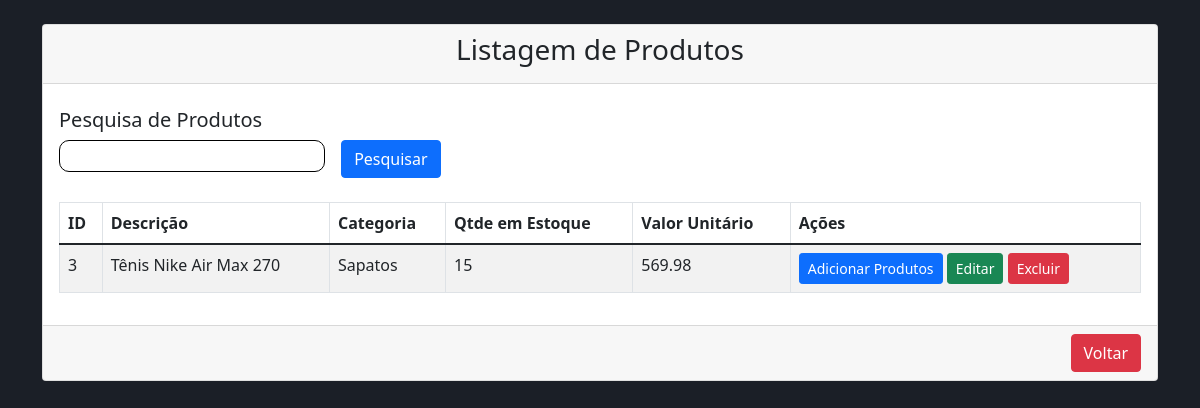
The app's page /view/produto/lstProdutos.php?busca=Tênis Nike Air Max 270 (signed in) with its own data.
### tables this page shows
CREATE TABLE `produto` (
  `id` int(11) NOT NULL,
  `descricao` varchar(100) DEFAULT NULL,
  `qtde_estoque` int(11) DEFAULT NULL,
  `valor_unitario` decimal(10,2) DEFAULT NULL,
  `idCategoria` int(11) DEFAULT NULL
);

CREATE TABLE `categoria` (
  `id` int(11) NOT NULL,
  `descricao` varchar(50) NOT NULL
);

### dao/ProdutoDao.php (called while the page is built, shortened)
<?php
include_once 'C:\xampp\htdocs\Sistema-VendasPHP\model\Produto.php';
class ProdutoDao {
    public function findByDescricao(string $descricao) {
        $sql = "SELECT * FROM produto WHERE descricao LIKE :descricao ORDER BY descricao;";
        $conn = Conexao::conectar();
        $query = $conn->prepare($sql);
        $query->bindValue(':descricao', '%' . $descricao . '%', \PDO::PARAM_STR);
        $query->execute();
        $linhas = $query->fetchAll(\PDO::FETCH_ASSOC);
        $produtos = [];
        foreach ($linhas as $linha) {
            $produto = new Produto();
            $produto->setId($linha['id']);
            $produto->setDescricao($linha['descricao']);
            $produto->setQtdeEstoque($linha['qtde_estoque']);
            $produto->setValorUnitario($linha['valor_unitario']);
            $produto->setIdCategoria($linha['idCategoria']);
            $produtos[] = $produto;
        }
        return $produtos;
    }
}
?>

### bll/ProdutoBll.php (called while the page is built, shortened)
<?php
include_once 'C:\xampp\htdocs\Sistema-VendasPHP\dao\ProdutoDao.php';
class ProdutoBll {
    public function findByDescricao(string $descricao) {
        $dao = new ProdutoDao();
        return $dao->findByDescricao($descricao);
    }
}
?>

### model/Produto.php (called while the page is built, shortened)
<?php
class Produto {
    private $id;
    private $descricao;
    private $qtdeEstoque;
    private $valorUnitario;
    public function getId() {
        return $this->id;
    }
    public function setId(int $id) {
        return $this->id = $id;
    }
    public function getDescricao() {
        return $this->descricao;
    }
    public function setDescricao(string $descricao) {
        return $this->descricao = $descricao;
    }
    public function setIdCategoria(int $idCategoria) {
        return $this->idCategoria = $idCategoria;
    }
    public function getQtdeEstoque() {
        return $this->qtdeEstoque;
    }
    public function setQtdeEstoque(int $qtdeEstoque) {
        return $this->qtdeEstoque = $qtdeEstoque;
    }
    public function getValorUnitario() {
        return $this->valorUnitario;
    }
    public function setValorUnitario(float $valorUnitario) {
        return $this->valorUnitario = $valorUnitario;
    }
}

### dao/CategoriaDao.php (called while the page is built, shortened)
<?php
include_once 'C:\xampp\htdocs\Sistema-VendasPHP\model\Categoria.php';
class CategoriaDao {
    public function findById(int $id) {
        $sql = "SELECT * FROM categoria WHERE id = :id;";
        $conn = Conexao::conectar();
        $query = $conn->prepare($sql);
        $query->bindValue(':id', $id, \PDO::PARAM_INT);
        $query->execute();
        $linha = $query->fetch(\PDO::FETCH_ASSOC);
        $categoria = new Categoria();
        $categoria->setId($linha['id']);
        $categoria->setDescricao($linha['descricao']);
        return $categoria;
    }
}
?>

### bll/CategoriaBll.php (called while the page is built, shortened)
<?php
include_once 'C:\xampp\htdocs\Sistema-VendasPHP\dao\CategoriaDao.php';
class CategoriaBll {
    public function findById(int $id) {
        $dao = new CategoriaDao();
        return $dao->findById($id);
    }
}
?>

### model/Categoria.php (called while the page is built, shortened)
<?php
class Categoria {
    private $descricao;
    public function getDescricao() {
        return $this->descricao;
    }
    public function setDescricao(string $descricao) {
        $this->descricao = $descricao;
    }
}
?>

### view/produto/lstProdutos.php (the view, shortened to what this page needs)
<?php
include_once '../../bll/ProdutoBll.php';
include_once '../../bll/CategoriaBll.php';
$bll = new ProdutoBll();
$categoriaBll = new CategoriaBll();
if (isset($_GET['busca'])) {
    $busca = $_GET['busca'];
} else {
    $busca = null;
}
if ($busca == null) {
    $lstProduto = $bll->findAll();
} else {
    $lstProduto = $bll->findByDescricao($busca);
}
?>
<!DOCTYPE html>
<html>
<head>
    <link href="https://cdn.jsdelivr.net/npm/bootstrap@5.1.3/dist/css/bootstrap.min.css" rel="stylesheet">
    <link rel="stylesheet" href="../../view/css/formatacao.css">
</head>
<body>
    <div class="container mt-4">
        <div class="row">
            <div class="col-md-12">
                <div class="card">
                    <div class="card-header">
                        <h3>Listagem de Produtos</h4>
                    </div>
                    <div class="card-search">
                        <form action="../produto/lstProdutos.php" method="GET" id="" class="">
                            <h5>Pesquisa de Produtos</h5>
                            <div class="teste">
                                <input type="text" class="input-pesquisa" id="txtBusca" name="busca">
                                <button type="submit" class="btn btn-primary float-end"><span>Pesquisar</span></button>
                            </div>
                        </form>
                    </div>
                    <div class="card-body">
                        <table class="table table-bordered table-striped">
                            <thead>
                                <tr>
                                    <th>ID</th>
                                    <th>Descrição</th>
                                    <th>Categoria</th>
                                    <th>Qtde em Estoque</th>
                                    <th>Valor Unitário</th>
                                    <th>Ações</th>
                                </tr>
                            </thead>
                            <tbody>
                                <?php foreach ($lstProduto as $produto) { ?>
                                    <tr>
                                        <td>
                                            <?php echo $produto->getId(); ?>
                                        </td>
                                        <td>
                                            <?php echo $produto->getDescricao(); ?>
                                        </td>
                                        <td>
                                            <?php $categoria = $categoriaBll->findById($produto->getIdCategoria());
                                            echo $categoria->getDescricao();
                                            ?>
                                        </td>
                                        <td>
                                            <?php echo $produto->getQtdeEstoque(); ?>
                                        </td>
                                        <td>
                                            <?php echo $produto->getValorUnitario(); ?>
                                        </td>
                                        <td>
                                            <a href="addProduto.php" class="btn btn-primary btn-sm">Adicionar
                                                Produtos</a>
                                            <a href="attProduto.php?id=<?= $produto->getId(); ?>"
                                                class="btn btn-success btn-sm">Editar</a>
                                            <a onclick="JavaScript:remover(<?php echo $produto->getId(); ?>)"
                                                class="btn btn-danger btn-sm">Excluir</a>
                                        </td>
                                    </tr>
                                <?php } ?>
                            </tbody>
                        </table>
                    </div>
                    <div class="card-footer">
                        <h4>
                            <a href="../control-painel/controlPainel.php" class="btn btn-danger float-end">Voltar</a>
                        </h4>
                    </div>
                </div>
            </div>
        </div>
    </div>
</body>
</html>

### view/css/formatacao.css (style rules this page uses)
:root { --white-color: #fff; --white-smoke-color: #F9F9F9; --black-color: #000; --red-color: #CF3C3F; --light-grey-color: #ECECEC; --grey-color: #C4C4C4; --medium-grey-color: #a7a7a7; --deep-grey-color: #343434; --blue-color: #1B77F3; --dark-blue-color: #1B1F27; }
body { width: 100%; height: 100vh; background-color: var(--dark-blue-color); }
.container { width: 100%; height: 100%; }
.card-search { width: 80%; display: flex; flex-direction: column; margin-top: 1rem; padding: 0.5rem 1rem; }
.card-search .teste { display: flex; flex-direction: row; justify-content: flex-start; }
.input-pesquisa { all: unset; width: 30%; height: 1.5rem; border: 1px solid black; border-radius: 10px; padding: .2rem; margin-right: 1rem; font-size: .8rem; }
h3 { text-align: center; }

### records on screen
produto: id "3", descricao "Tênis Nike Air Max 270", idCategoria.descricao "Sapatos", qtde_estoque "15", valor_unitario "569.98"
